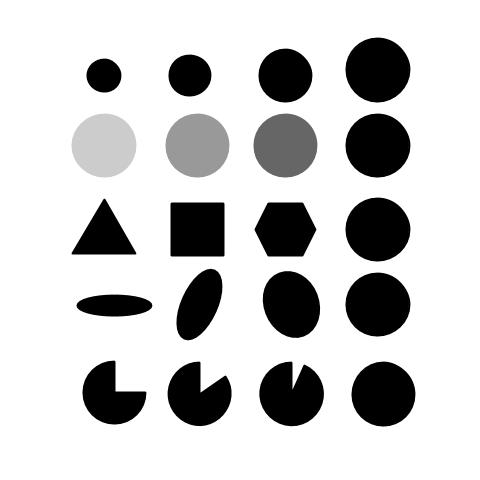
#> input picture blob.jpg, 480 x 480 px, given in place of the camera
$ python '#miniproj_3   Live sketch using webcam.py'
#> lines starting #> are read from the running program, lines starting #| are printed output that depends on the picture; after the words box and inside, x2 and y2 are one past the last pixel; in counts of white or black regions, pixels touching at a corner belong together
#> further down, frame is the input picture: shape (480, 480, 3); min 0, max 255, mean 203
import cv2
import numpy as np

# our sketch generating function
def sketch(image):
    #converting image to grayscale
    img_gray = cv2.cvtColor(image, cv2.COLOR_BGR2GRAY)

    #clean up image using gaussian blur
    img_gray_blur = cv2.GaussianBlur(img_gray,(5,5),0)
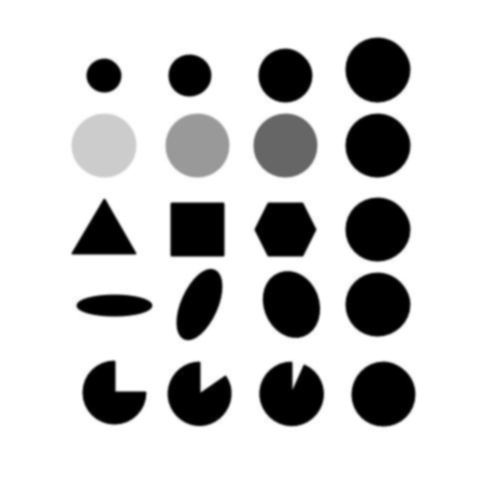
#> img_gray_blur: shape (480, 480); min 0, max 255, mean 203

    #extract edges
    canny_edges = cv2.Canny(img_gray_blur,20,70)
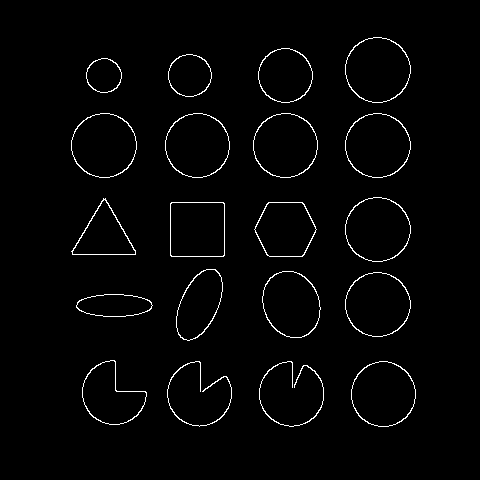
#> canny_edges: shape (480, 480); 1.9% white in thin lines or dots, all inside (x1, y1, x2, y2) = (71, 37, 416, 427)

    #do an invert binarize in the image
    ret, mask = cv2.threshold(canny_edges, 70 ,255 , cv2.THRESH_BINARY_INV)
    return mask


# intialize webcam, cap is object provided by videocapture
# it contains a boolean to tell if it was successful (ret)
# it also contains images collected from webcam (frame)
cap = cv2.VideoCapture(0)

while True:
    ret, frame = cap.read()
    cv2.imshow('orignal live',frame)
    cv2.imshow('our live video feed',sketch(frame))
    if cv2.waitKey(1) == 13:
#> (key Esc is pressed here)
        break

cap.release()
cv2.destroyAllWindows()

$ run again, on shapes.jpg
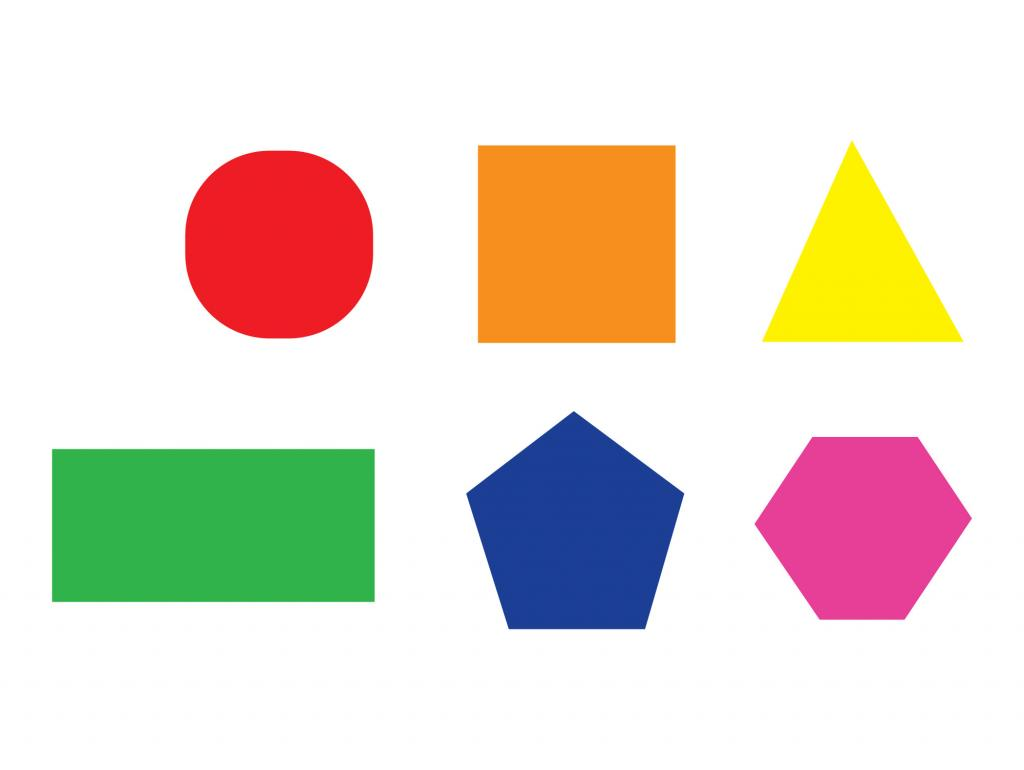
#> input picture shapes.jpg, 1024 x 770 px, given in place of the camera
#> frame is the input picture: shape (770, 1024, 3); mean B, G, R 209.7, 220.8, 230.4
#> in sketch, `img_gray = cv2.cvtColor(image, cv2.COLOR_BGR2GRAY)`:
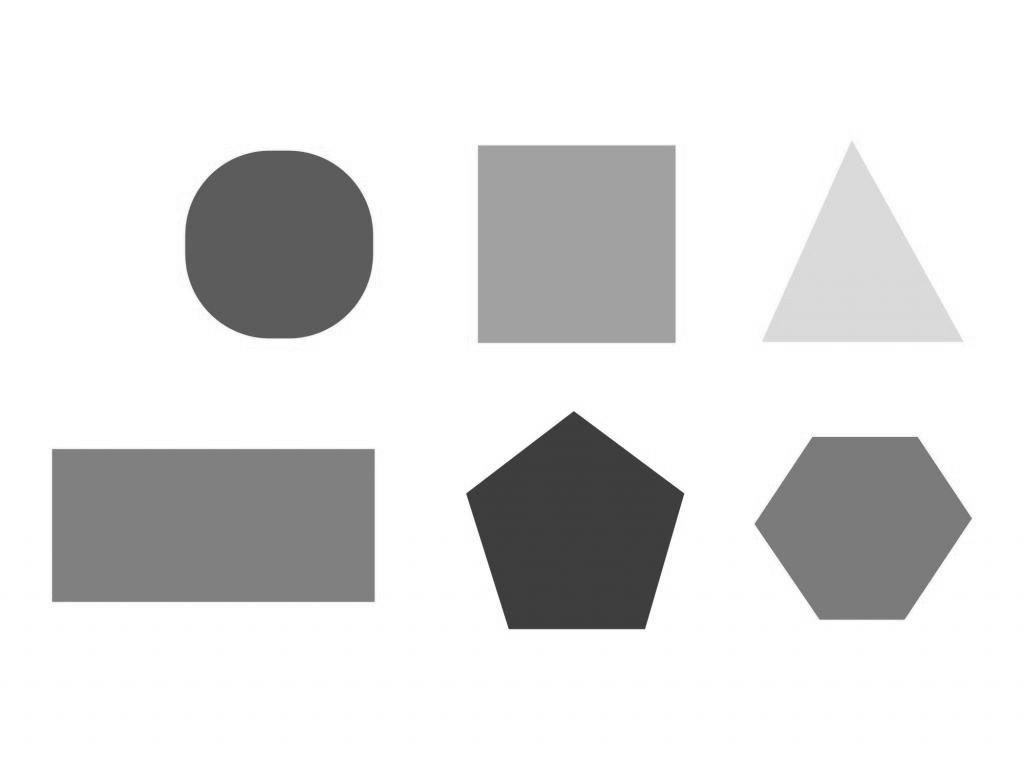
#> img_gray: shape (770, 1024); min 36, max 255, mean 222.4
#> in sketch, `canny_edges = cv2.Canny(img_gray_blur,20,70)`:
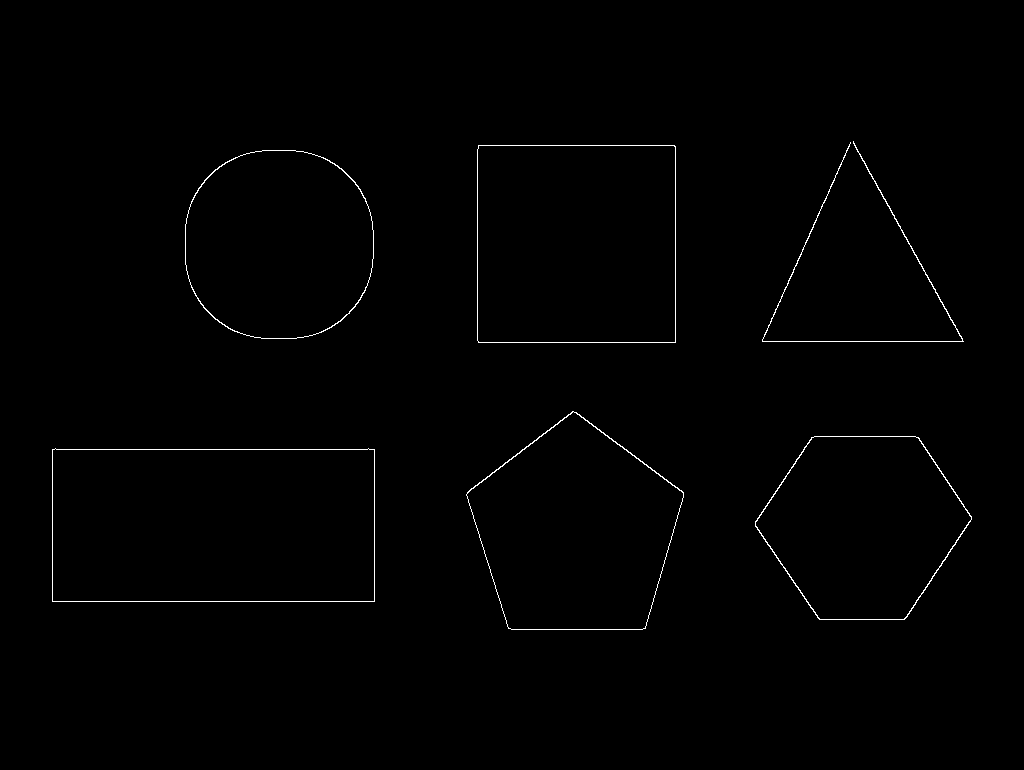
#> canny_edges: shape (770, 1024); 0.61% white in thin lines or dots, all inside (x1, y1, x2, y2) = (52, 141, 972, 630)
